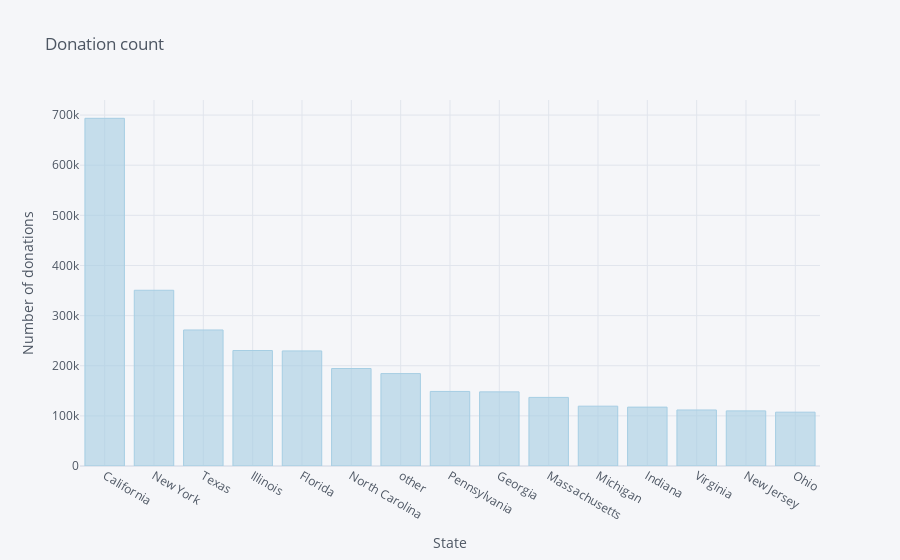

Here is the notebook cell this chart was saved with:
### Code cell
s3.iplot(kind = 'bar', xTitle = 'State', yTitle = 'Number of donations', title = 'Donation count', colorscale = 'paired')

### Figure 1 — Plotly figure (JSON) as saved in the notebook; plotly's stock layout.template omitted (floating-point values rounded to 4 significant figures)
{"data": [{"marker": {"color": "rgba(166, 206, 227, 0.6)", "line": {"color": "rgba(166, 206, 227, 1.0)", "width": 1}}, "name": "Donation ID", "orientation": "v", "text": "", "type": "bar", "x": ["California", "New York", "Texas", "Illinois", "Florida", "North Carolina", "other", "Pennsylvania", "Georgia", "Massachusetts", "Michigan", "Indiana", "Virginia", "New Jersey", "Ohio"], "y": [693577, 350553, 271348, 230350, 229542, 194465, 184324, 148752, 147897, 136845, 119337, 117470, 111740, 109926, 107401]}], "layout": {"legend": {"bgcolor": "#F5F6F9", "font": {"color": "#4D5663"}}, "paper_bgcolor": "#F5F6F9", "plot_bgcolor": "#F5F6F9", "title": {"font": {"color": "#4D5663"}, "text": "Donation count"}, "xaxis": {"gridcolor": "#E1E5ED", "showgrid": true, "tickfont": {"color": "#4D5663"}, "title": {"font": {"color": "#4D5663"}, "text": "State"}, "zerolinecolor": "#E1E5ED"}, "yaxis": {"gridcolor": "#E1E5ED", "showgrid": true, "tickfont": {"color": "#4D5663"}, "title": {"font": {"color": "#4D5663"}, "text": "Number of donations"}, "zerolinecolor": "#E1E5ED"}}}
